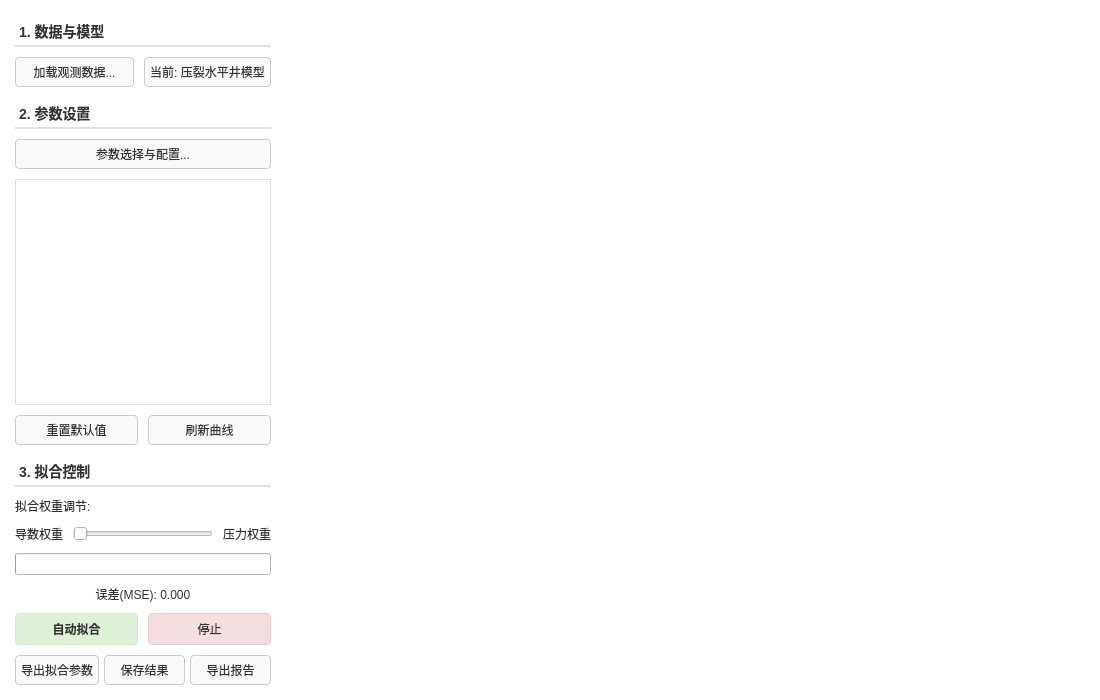
<?xml version="1.0" encoding="UTF-8"?>
<ui version="4.0">
 <class>FittingWidget</class>
 <widget class="QWidget" name="FittingWidget">
  <property name="geometry">
   <rect>
    <x>0</x>
    <y>0</y>
    <width>1100</width>
    <height>700</height>
   </rect>
  </property>
  <property name="windowTitle">
   <string>试井解释拟合</string>
  </property>
  <property name="styleSheet">
   <string notr="true">/* 全局背景纯白 */
QWidget {
        background-color: #ffffff;
        color: #333333;
        font-family: &quot;Microsoft YaHei&quot;;
}

/* 分裂器手柄：设为透明，完全消除分割线 */
QSplitter::handle {
        background-color: transparent;
}

/* 左侧面板：移除右边框，消除竖线 */
QWidget#leftPanelWidget {
    background-color: #ffffff;
    border: none;
}

/* 按钮通用样式 */
QPushButton {
        border: 1px solid #cccccc;
        border-radius: 4px;
        padding: 5px;
        background-color: #f9f9f9;
}
QPushButton:hover {
        background-color: #f0f0f0;
        border-color: #0078d7;
}
QPushButton:pressed {
        background-color: #e0e0e0;
}

/* 标题栏样式 */
QLabel#label_Section1, QLabel#label_Section2, QLabel#label_Section3 {
    font-weight: bold;
    font-size: 14px;
    color: #333;
    border-bottom: 2px solid #e0e0e0;
    padding-bottom: 3px;
    margin-top: 5px;
}
</string>
  </property>
  <layout class="QVBoxLayout" name="verticalLayout_Main">
   <property name="spacing">
    <number>0</number>
   </property>
   <property name="leftMargin">
    <number>0</number>
   </property>
   <property name="topMargin">
    <number>0</number>
   </property>
   <property name="rightMargin">
    <number>0</number>
   </property>
   <property name="bottomMargin">
    <number>0</number>
   </property>
   <item>
    <widget class="QSplitter" name="splitter">
     <property name="orientation">
      <enum>Qt::Horizontal</enum>
     </property>
     <property name="handleWidth">
      <number>1</number>
     </property>
     <widget class="QWidget" name="leftPanelWidget" native="true">
      <property name="minimumSize">
       <size>
        <width>250</width>
        <height>0</height>
       </size>
      </property>
      <layout class="QVBoxLayout" name="verticalLayout_Left">
       <property name="spacing">
        <number>10</number>
       </property>
       <property name="leftMargin">
        <number>15</number>
       </property>
       <property name="topMargin">
        <number>15</number>
       </property>
       <property name="rightMargin">
        <number>15</number>
       </property>
       <property name="bottomMargin">
        <number>15</number>
       </property>
       <item>
        <widget class="QLabel" name="label_Section1">
         <property name="text">
          <string>1. 数据与模型</string>
         </property>
        </widget>
       </item>
       <item>
        <layout class="QHBoxLayout" name="horizontalLayout_DataModel">
         <item>
          <widget class="QPushButton" name="btnLoadData">
           <property name="minimumHeight">
            <number>32</number>
           </property>
           <property name="text">
            <string>加载观测数据...</string>
           </property>
          </widget>
         </item>
         <item>
          <widget class="QPushButton" name="btn_modelSelect">
           <property name="minimumHeight">
            <number>32</number>
           </property>
           <property name="text">
            <string>当前: 压裂水平井模型</string>
           </property>
          </widget>
         </item>
        </layout>
       </item>
       <item>
        <widget class="QLabel" name="label_Section2">
         <property name="text">
          <string>2. 参数设置</string>
         </property>
        </widget>
       </item>
       <item>
        <widget class="QPushButton" name="btnSelectParams">
         <property name="text">
          <string>参数选择与配置...</string>
         </property>
        </widget>
       </item>
       <item>
        <widget class="QTableWidget" name="tableParams">
         <property name="sizePolicy">
          <sizepolicy hsizetype="Expanding" vsizetype="Expanding">
           <horstretch>0</horstretch>
           <verstretch>0</verstretch>
          </sizepolicy>
         </property>
         <property name="styleSheet">
          <string notr="true">border: 1px solid #e0e0e0;
background-color: white;</string>
         </property>
         <property name="alternatingRowColors">
          <bool>true</bool>
         </property>
         <attribute name="verticalHeaderVisible">
          <bool>false</bool>
         </attribute>
        </widget>
       </item>
       <item>
        <layout class="QHBoxLayout" name="horizontalLayout_ParamTools">
         <item>
          <widget class="QPushButton" name="btnResetParams">
           <property name="text">
            <string>重置默认值</string>
           </property>
          </widget>
         </item>
         <item>
          <widget class="QPushButton" name="btnImportModel">
           <property name="text">
            <string>刷新曲线</string>
           </property>
          </widget>
         </item>
        </layout>
       </item>
       <item>
        <widget class="QLabel" name="label_Section3">
         <property name="text">
          <string>3. 拟合控制</string>
         </property>
        </widget>
       </item>
       <item>
        <widget class="QLabel" name="label_WeightTitle">
         <property name="text">
          <string>拟合权重调节:</string>
         </property>
        </widget>
       </item>
       <item>
        <layout class="QHBoxLayout" name="horizontalLayout_Weight">
         <item>
          <widget class="QLabel" name="label_ValDerivative">
           <property name="text">
            <string>导数权重</string>
           </property>
          </widget>
         </item>
         <item>
          <widget class="QSlider" name="sliderWeight">
           <property name="orientation">
            <enum>Qt::Horizontal</enum>
           </property>
          </widget>
         </item>
         <item>
          <widget class="QLabel" name="label_ValPressure">
           <property name="text">
            <string>压力权重</string>
           </property>
          </widget>
         </item>
        </layout>
       </item>
       <item>
        <widget class="QProgressBar" name="progressBar">
         <property name="value">
          <number>0</number>
         </property>
         <property name="textVisible">
          <bool>false</bool>
         </property>
        </widget>
       </item>
       <item>
        <widget class="QLabel" name="label_Error">
         <property name="text">
          <string>误差(MSE): 0.000</string>
         </property>
         <property name="alignment">
          <set>Qt::AlignCenter</set>
         </property>
        </widget>
       </item>
       <item>
        <layout class="QHBoxLayout" name="horizontalLayout_Actions">
         <item>
          <widget class="QPushButton" name="btnRunFit">
           <property name="styleSheet">
            <string notr="true">background-color: #dff0d8;
border: 1px solid #d6e9c6; padding: 6px; font-weight: bold;</string>
           </property>
           <property name="text">
            <string>自动拟合</string>
           </property>
          </widget>
         </item>
         <item>
          <widget class="QPushButton" name="btnStop">
           <property name="styleSheet">
            <string notr="true">background-color: #f2dede;
border: 1px solid #ebccd1; padding: 6px;</string>
           </property>
           <property name="text">
            <string>停止</string>
           </property>
          </widget>
         </item>
        </layout>
       </item>
       <item>
        <layout class="QHBoxLayout" name="horizontalLayout_Exports">
         <property name="spacing">
          <number>5</number>
         </property>
         <item>
          <widget class="QPushButton" name="btnExportData">
           <property name="text">
            <string>导出拟合参数</string>
           </property>
          </widget>
         </item>
         <item>
          <widget class="QPushButton" name="btnSaveFit">
           <property name="text">
            <string>保存结果</string>
           </property>
          </widget>
         </item>
         <item>
          <widget class="QPushButton" name="btnExportReport">
           <property name="text">
            <string>导出报告</string>
           </property>
          </widget>
         </item>
        </layout>
       </item>
      </layout>
     </widget>
     <widget class="QWidget" name="plotContainer" native="true">
      <property name="sizePolicy">
       <sizepolicy hsizetype="Expanding" vsizetype="Expanding">
        <horstretch>1</horstretch>
        <verstretch>0</verstretch>
       </sizepolicy>
      </property>
      <layout class="QVBoxLayout" name="verticalLayout_Plot">
       <property name="spacing">
        <number>0</number>
       </property>
       <property name="leftMargin">
        <number>0</number>
       </property>
       <property name="topMargin">
        <number>0</number>
       </property>
       <property name="rightMargin">
        <number>0</number>
       </property>
       <property name="bottomMargin">
        <number>0</number>
       </property>
      </layout>
     </widget>
    </widget>
   </item>
  </layout>
 </widget>
 <resources/>
 <connections/>
</ui>
